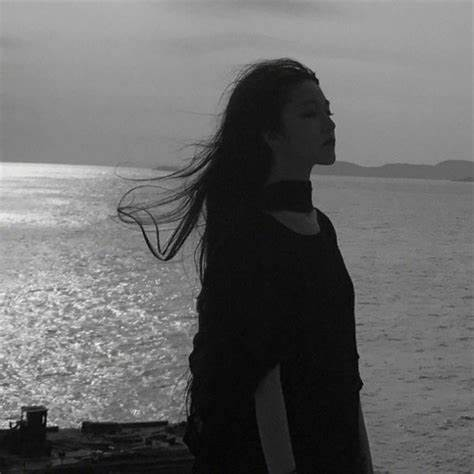
%> input picture histogram/girl.jpeg, 474 x 474 px
$ octave --eval "myhisteq;"   (GNU Octave 9; MATLAB toolbox functions it lacks are replaced by stand-ins)
%> lines starting %> are read from the running program, lines starting %| are printed output that depends on the picture
function [] = myhisteq()
H= imread('girl.jpeg');
%> H is the input picture: size 474x474x3 uint8; mean R, G, B 102.5, 102.5, 102.5
if length(size(H))>2
    H=rgb2gray(H);
%> H: size 474x474 uint8
end
subplot(3,2,1);
imshow(H); title('原图');
subplot(3,2,2);
imhist(H); title('原图直方图');
subplot(3,2,3);
H1=histeq1(H);
imshow(H1); title('自实现histeq均衡');
subplot(3,2,4);
imhist(H1); title('自实现histeq均衡直方图');
subplot(3,2,5);
H2=adapthisteq(H);
imshow(H2);  title('adapthisteq均衡');
subplot(3,2,6);
imhist(H1);title('adapthisteq均衡直方图');
end


function I = histeq1(a)
I=a;
[R, C] = size(I);
%> R = 474; C = 474
cnt = zeros(1, 256);
for i = 1 : R
    for j = 1 : C
        cnt(1, I(i, j) + 1) = cnt(1, I(i, j) + 1) + 1;
    end
end
%> after the loop, cnt = 256 values, max 6030 at index 12, min 0 at index 245, mean 877.6
f = zeros(1, 256);
f = double(f); cnt = double(cnt);
% 统计每个像素值出现的概率， 得到概率直方图
for i = 1 : 256
    f(1, i) = cnt(1, i) / (R * C);
end
%> after the loop, f = 256 values, max 0.0268 at index 12, min 0 at index 245, mean 0.00391
% 求累计概率，得到累计直方图
for i = 2 : 256
    f(1, i) = f(1, i - 1) + f(1, i);
end
%> after the loop, f = 256 values from 3.56e-05 to 1
% 用f数组实现像素值[0, 255]的映射。
for i = 1 : 256
    f(1, i) = f(1, i) * 255;
end
%> after the loop, f = 256 values from 0.00908 to 255
% 完成每个像素点的映射
I = double(I);
for i = 1 : R
    for j = 1 : C
        I(i, j) = f(1, I(i, j) + 1);
    end
end
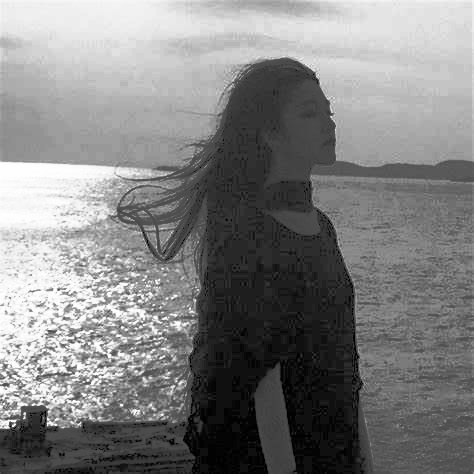
%> I: size 474x474 double; min 0.00908, max 255, mean 128.8
I = uint8(I);
%> I: size 474x474 uint8
end
%> in myhisteq, `H2=adapthisteq(H);`:
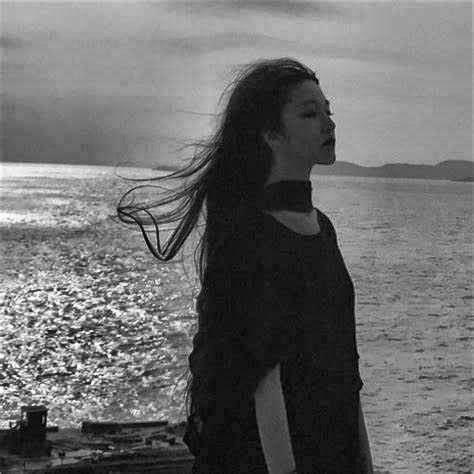
%> H2: size 474x474 uint8; min 0, max 255, mean 108.2
%> `myhisteq;`:
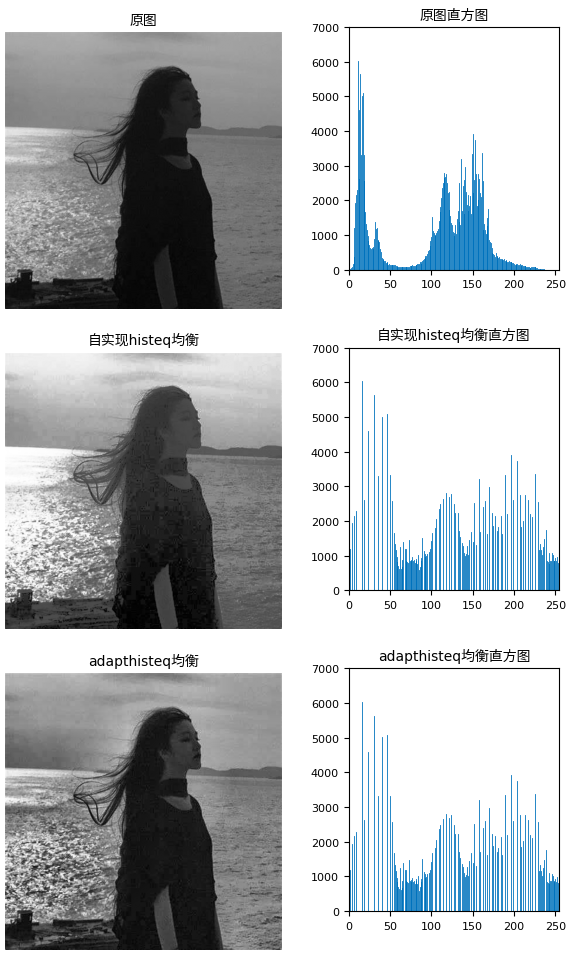
%> figure redrawn from the program's plot data, 6 panels
